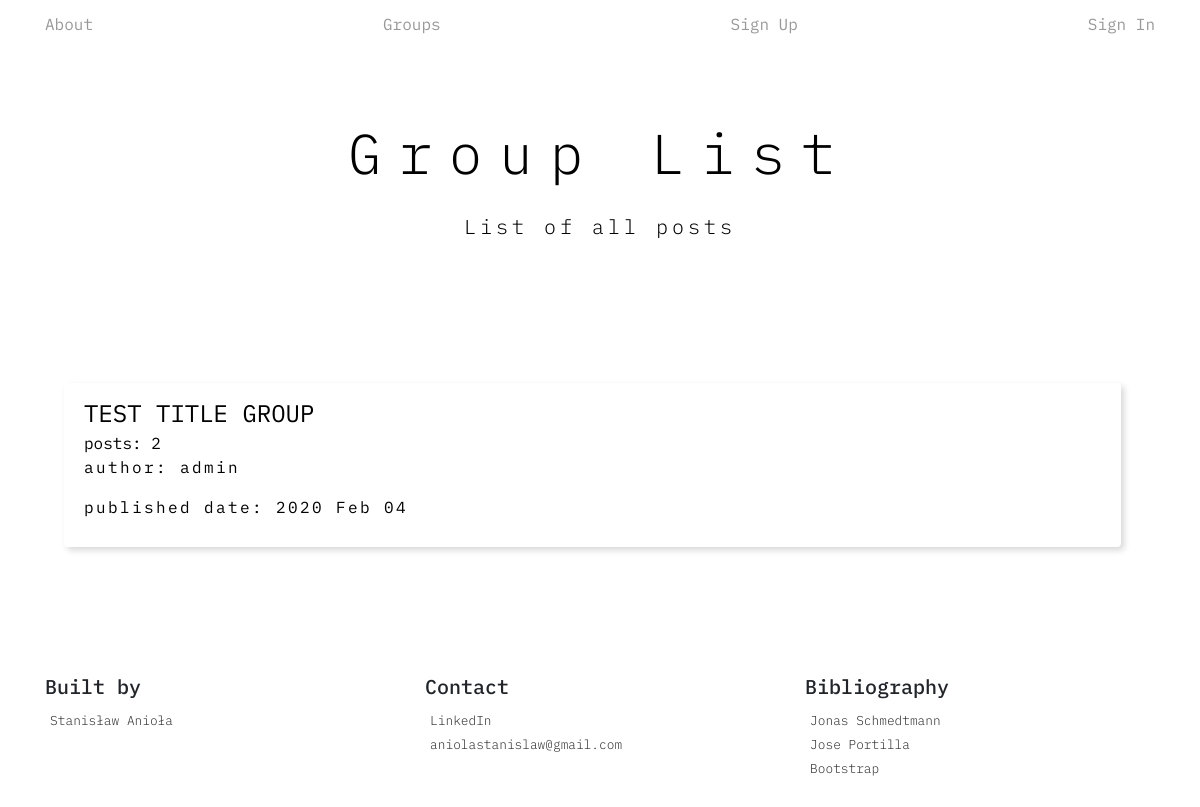
The app's page /group_app/group_list/ with its own data.
### group_app/models.py (models this page shows, shortened)
class GroupModel(models.Model):
    group_author = models.ForeignKey(User, on_delete=models.CASCADE)
    group_title = models.CharField(max_length=264)
    group_description = models.TextField(max_length=264)
    group_creation_date = models.DateTimeField(default=timezone.now)
    group_published_date = models.DateTimeField(blank=True, null=True)
    def view_approved_comment(self):
        return self.post_belong_to_group.filter(post_approved=True)

### group_app/views.py (the view)
class GroupListView(generic.ListView):
    model = models.GroupModel
    context_object_name = 'group_list'
    template_name = 'group_app/group_list.html'

### group_app/templates/group_app/group_list.html (shortened to what this page needs)
{% extends 'main/base.html' %}
    {% block head_primary %}Group List{% endblock %}
    {% block head_sub %}
        {% if user.is_authenticated %}
            <p>Welcome back {{ user.username }}</p>
        {% else %}
            List of all posts
        {% endif %}
    {% endblock %}
    {% block content %}
        {% block group_content %}
            <ol class="list-group list-group-flush container">
                {% for group in group_list %}
                {% if group.group_published_date %}
                    <li class="list-group-item group-list-element">
                        <div class="d-md-flex flex-md-equal w-100">
                            <div class="overflow-hidden">
                                <div class="group-link-list-box">
                                    <div class="group-link-list-box-major">
                                        <a class="group-link" href="{% url 'group_app:group_detail' pk=group.pk %}">{{ group.group_title }}</a>
                                    </div>
                                </div>
                                {% if group.view_approved_comment %}
                                    post{{ group.post_belong_to_group.count|pluralize }}:
                                    <span>{{ group.post_belong_to_group.count }}</span>
                                {% else %}
                                    post: 0
                                {% endif %}
                                <p class="group-description">author: {{ group.group_author }}</p>
                                <p class="group-description">published date: {{ group.group_published_date|date:"Y M d" }}</p>
                            </div>
                        </div>
                    </li>
                {% endif %}
                {% endfor %}
            </ol>
        {% endblock %}
    {% endblock %}

### static/css/style.css (style rules this page uses)
* { margin: 0; padding: 0; box-sizing: border-box; }
body { font-family: 'IBM Plex Mono', monospace !important; font-size: 16px; line-height: 1.7; color: black; }
.group-list-element { background-color: rgba(255, 255, 255, 0) !important; -webkit-backdrop-filter: saturate(10%) blur(1.25em) !important; backdrop-filter: saturate(10%) blur(2em) !important; margin-bottom: 2em !important; border-bottom: none !important; border-top: none !important; border-radius: .25rem !important; box-shadow: 0.2em 0.2em 0.4em 0em rgba(0, 0, 0, 0.158); text-decoration: none; color: black; }
.group-description { font-size: 1em; letter-spacing: 0.15em; }
.group-link:link, .group-link:visited { text-decoration: none; text-transform: uppercase; color: black; font-size: 1.5em; }
.overflow-hidden { overflow: hidden; }
@media (min-width: 48em) { .flex-md-equal > * { -ms-flex: 1; -webkit-box-flex: 1; flex: 1; } }

### records on screen
GroupModel: group_title "TEST TITLE GROUP", post_belong_to_group.count "2", group_author "admin", group_published_date "2020 Feb 04"
